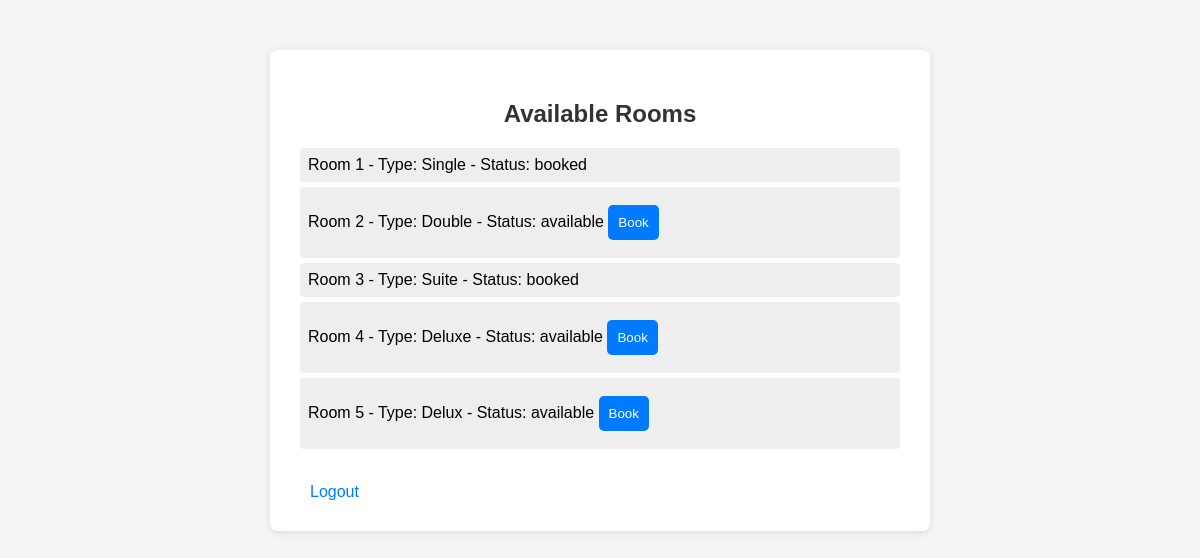
The page /dashboard (signed in) on the database as committed earlier.
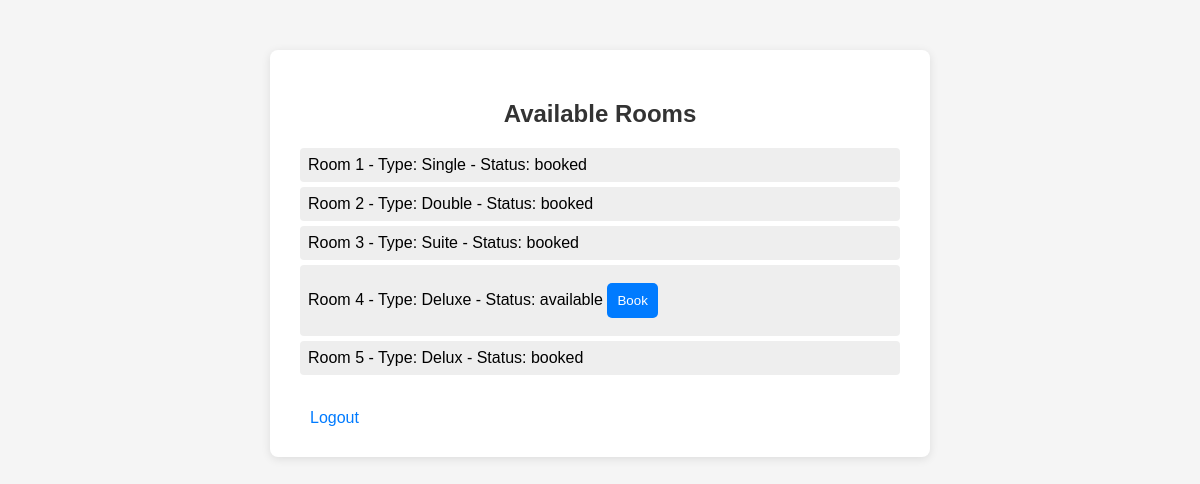
The same page on the database as committed later.
### tables this page shows
CREATE TABLE rooms (
        id INTEGER PRIMARY KEY,
        type TEXT,
        status TEXT);

### app.py (the view)
@app.route('/dashboard')
def dashboard():
    if 'user_id' not in session:
        return redirect(url_for('login'))
    con = sqlite3.connect('hotel.db')
    cur = con.cursor()
    cur.execute("SELECT * FROM rooms")
    rooms = cur.fetchall()
    con.close()
    return render_template('dashboard.html', rooms=rooms)

### templates/dashboard.html (shortened to what this page needs)
<!DOCTYPE html>
<html>
<head>
    <link rel="stylesheet" href="{{ url_for('static', filename='style.css') }}">
</head>
<body>
<div class="container">
    <h2>Available Rooms</h2>
    <ul>
        {% for room in rooms %}
            <li>
                Room {{ room[0] }} - Type: {{ room[1] }} - Status: {{ room[2] }}
                {% if room[2] == 'available' %}
                    <form method="GET" action="/book/{{ room[0] }}" style="display:inline;">
                        <button type="submit">Book</button>
                    </form>
                {% endif %}
            </li>
        {% endfor %}
    </ul>
    <br>
    <a href="/logout">Logout</a>
</div>
</body>
</html>

### static/style.css (style rules this page uses)
body { font-family: Arial, sans-serif; background: #f5f5f5; margin: 0; padding: 0; }
.container { max-width: 600px; margin: 50px auto; background: white; padding: 30px; border-radius: 8px; box-shadow: 0 2px 10px rgba(0,0,0,0.1); }
h1, h2 { text-align: center; color: #333; }
form { display: flex; flex-direction: column; }
input, button { margin: 10px 0; padding: 10px; border-radius: 5px; border: 1px solid #ccc; }
button { background-color: #007bff; color: white; border: none; cursor: pointer; transition: background 0.3s ease; }
ul { list-style: none; padding: 0; }
li { padding: 8px; margin: 5px 0; background: #eee; border-radius: 4px; }
a { color: #007bff; text-decoration: none; margin: 0 10px; }

Rows that differ between the two databases and show on the page:
changed rooms "Double": status "available" → "booked"; no longer shows "Book"
changed rooms "Delux": status "available" → "booked"; no longer shows "Book"
